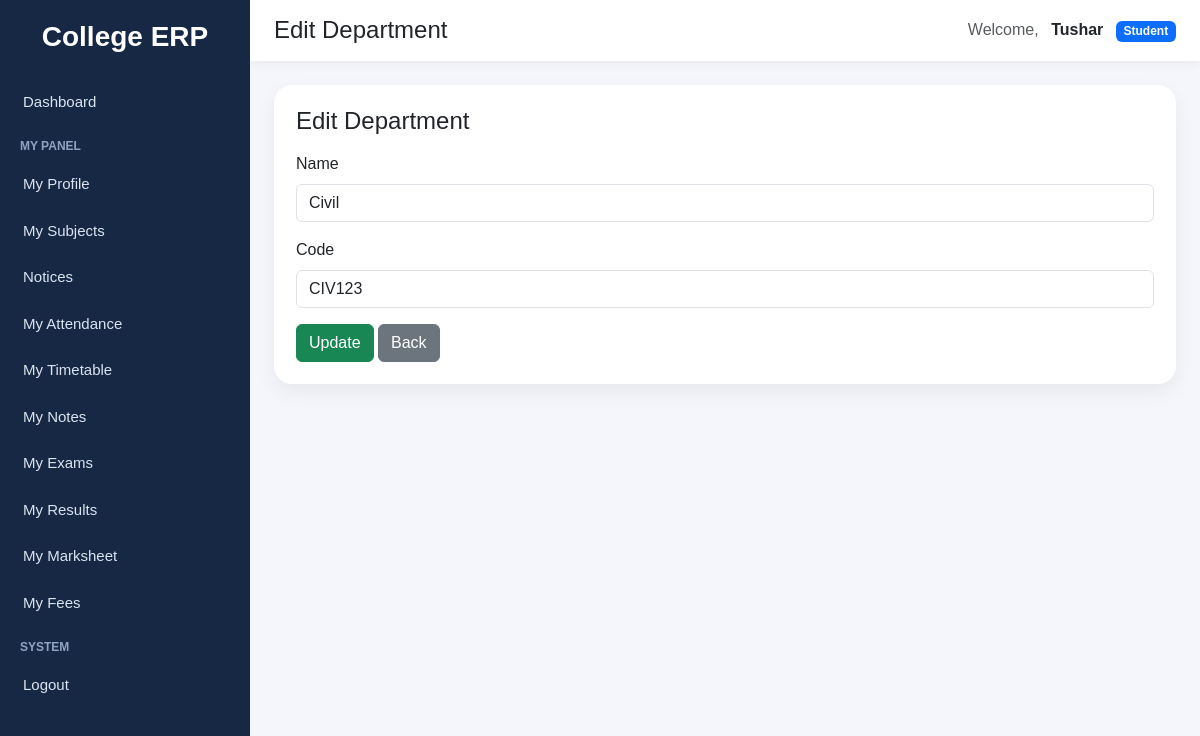
Page /departments/edit/12/ (signed in) on the committed database.
### accounts/models.py (models this page shows, shortened)
class CustomUser(AbstractUser):
    ROLE_CHOICES = (
        ("student", "Student"),
        ("faculty", "Faculty"),
        ("admin", "Admin"),
    )
    role = models.CharField(max_length=20, choices=ROLE_CHOICES)
    groups = models.ManyToManyField(
        Group,
        blank=True,
        related_name="customuser_set",
        related_query_name="customuser"
    )
    user_permissions = models.ManyToManyField(
        Permission,
        blank=True,
        related_name="customuser_permissions_set",
        related_query_name="customuser_permission"
    )

### departments/models.py (models this page shows, shortened)
class Department(models.Model):
    name = models.CharField(max_length=100, unique=True)
    code = models.CharField(max_length=10, unique=True)
    class Meta:
        ordering = ["name"]

### departments/views.py (the view)
# urls.py: path("edit/<int:pk>/", views.edit_department, name="edit_department"),
@login_required
def edit_department(request, pk):
    department = get_object_or_404(Department, pk=pk)
    if request.method == "POST":
        form = DepartmentForm(request.POST, instance=department)
        if form.is_valid():
            form.save()
            messages.success(request, "Department updated successfully.")
            return redirect("department_list")
    else:
        form = DepartmentForm(instance=department)
    return render(request, "departments/edit_department.html", {
        "form": form,
        "department": department,
    })

### departments/forms.py (shortened to what this page needs)
class DepartmentForm(forms.ModelForm):
    class Meta:
        model = Department
        fields = ["name", "code"]
        widgets = {
            "name": forms.TextInput(attrs={"class": "form-control"}),
            "code": forms.TextInput(attrs={"class": "form-control"}),
        }

### notices/context_processors.py (called while the page is built)
def latest_notices(request):
    if not request.user.is_authenticated:
        return {"latest_notices": []}
    notices = get_visible_notices_for_user(request.user)[:5]
    return {"latest_notices": notices}

### departments/templates/departments/edit_department.html (shortened to what this page needs)
{% extends "base.html" %}
{% block page_title %}Edit Department{% endblock %}
{% block content %}
<div class="page-card">
    <h4 class="mb-3">Edit Department</h4>
    <form method="POST">
        {% for field in form %}
            <div class="mb-3">
                <label class="form-label">{{ field.label }}</label>
                {{ field }}
            </div>
        {% endfor %}
        <button type="submit" class="btn btn-success">Update</button>
        <a href="{% url 'department_list' %}" class="btn btn-secondary">Back</a>
    </form>
</div>
{% endblock %}

### templates/base.html (shortened to what this page needs)
<!DOCTYPE html>
<html lang="en">
<head>
    <link href="https://cdn.jsdelivr.net/npm/bootstrap@5.3.3/dist/css/bootstrap.min.css" rel="stylesheet">
</head>
<body>
<div class="sidebar">
    <h3>College ERP</h3>
    {% if request.user.is_authenticated %}
        {% if request.user.is_superuser or request.user.role == 'admin' %}
            <a href="/dashboard/" class="{% if '/dashboard' in request.path or request.path == '/' %}active-link{% endif %}">
                Dashboard
            </a>
            <div class="sidebar-section-title">Management</div>
            <a href="{% url 'student_list' %}" class="{% if '/students/' in request.path %}active-link{% endif %}">
                Students
            </a>
            <a href="{% url 'faculty_list' %}" class="{% if '/faculty/' in request.path %}active-link{% endif %}">
                Faculty
            </a>
            <a href="/courses/" class="{% if '/courses/' in request.path %}active-link{% endif %}">
                Courses
            </a>
            <a href="/departments/" class="{% if '/departments/' in request.path %}active-link{% endif %}">
                Departments
            </a>
            <div class="sidebar-section-title">Academics</div>
            <a href="/subjects/" class="{% if '/subjects/' in request.path and '/subjects/assignments/' not in request.path and '/subjects/my/' not in request.path %}active-link{% endif %}">
                Subjects
            </a>
            <a href="{% url 'subject_assignment_list' %}" class="{% if '/subjects/assignments/' in request.path %}active-link{% endif %}">
                Subject Assignments
            </a>
            <a href="{% url 'notice_list' %}" class="{% if '/notices/' in request.path %}active-link{% endif %}">
                Notices
            </a>
            <a href="{% url 'attendance_list' %}" class="{% if '/attendance/' in request.path %}active-link{% endif %}">
                Attendance
            </a>
            <a href="{% url 'timetable_list' %}" class="{% if '/timetable/' in request.path and '/timetable/faculty/' not in request.path and '/timetable/student/' not in request.path %}active-link{% endif %}">
                Timetable
            </a>
            <a href="/exams/" class="{% if '/exams/' in request.path and '/exams/results/' not in request.path %}active-link{% endif %}">
                Exams
            </a>
            <a href="{% url 'exam_schedule_list' %}" class="{% if '/exams/schedule/' in request.path %}active-link{% endif %}">
                Exam Schedule
            </a>
            <a href="{% url 'result_list' %}" class="{% if '/exams/results/list/' in request.path %}active-link{% endif %}">
                Results
            </a>
            <a href="{% url 'fee_structure_list' %}" class="{% if '/finance/structures/' in request.path %}active-link{% endif %}">
                Fee Structures
            </a>
            <a href="{% url 'promote_student_fee' %}" class="{% if '/finance/promote/' in request.path %}active-link{% endif %}">
                Promote Fees
            </a>
            <a href="{% url 'student_fee_list' %}" class="{% if '/finance/students/' in request.path %}active-link{% endif %}">
                Student Fees
            </a>
        {% elif request.user.role == 'student' %}
            <a href="/dashboard/" class="{% if '/dashboard' in request.path or request.path == '/' %}active-link{% endif %}">
                Dashboard
            </a>
            <div class="sidebar-section-title">My Panel</div>
            <a href="{% url 'my_student_profile' %}" class="{% if '/students/profile/' in request.path %}active-link{% endif %}">
                My Profile
            </a>
            <a href="{% url 'my_subjects' %}" class="{% if '/subjects/my/' in request.path %}active-link{% endif %}">
                My Subjects
            </a>
            <a href="{% url 'notice_list' %}" class="{% if '/notices/' in request.path %}active-link{% endif %}">
                Notices
            </a>
            <a href="{% url 'my_attendance' %}" class="{% if '/attendance/my/' in request.path %}active-link{% endif %}">
                My Attendance
            </a>
            <a href="{% url 'student_timetable' %}" class="{% if '/timetable/student/' in request.path %}active-link{% endif %}">
                My Timetable
            </a>
            <a href="{% url 'student_note_list' %}" class="{% if '/notes/student/' in request.path %}active-link{% endif %}">
                My Notes
            </a>
            <a href="{% url 'student_exam_schedule' %}" class="{% if '/exams/my-exams/' in request.path %}active-link{% endif %}">
                My Exams
            </a>
            <a href="{% url 'student_result_list' %}" class="{% if '/exams/results/student/' in request.path %}active-link{% endif %}">
                My Results
            </a>
            <a href="{% url 'consolidated_marksheet' %}" class="{% if '/exams/marksheet/' in request.path %}active-link{% endif %}">
                My Marksheet
            </a>
            <a href="{% url 'my_fees' %}" class="{% if '/finance/my-fees/' in request.path %}active-link{% endif %}">
                My Fees
            </a>
        {% endif %}
        <div class="sidebar-section-title">System</div>
        <form method="post" action="/accounts/logout/" style="margin:0;">
            <button type="submit" class="sidebar-logout-btn">Logout</button>
        </form>
    {% endif %}
</div>
<div class="main-content">
    <div class="topbar d-flex justify-content-between align-items-center">
        <h4 class="mb-0">{% block page_title %}College ERP{% endblock %}</h4>
        <div>
            {% if request.user.is_authenticated %}
                <span class="me-2 text-muted">Welcome,</span>
                <strong>{{ request.user.username }}</strong>
                {% if request.user.is_superuser %}
                    <span class="badge bg-danger ms-2">Admin</span>
                {% elif request.user.role %}
                    <span class="badge bg-primary ms-2">{{ request.user.role|title }}</span>
                {% endif %}
            {% endif %}
        </div>
    </div>
    <div class="content-area">
        {% block content %}{% endblock %}
    </div>
</div>
</body>
</html>

### templates/base.html (style rules this page uses)
body { background-color: #f4f6fb; margin: 0; padding: 0; font-family: Arial, sans-serif; }
.sidebar { width: 250px; min-height: 100vh; background: #172844; color: white; position: fixed; top: 0; left: 0; padding-top: 20px; }
.sidebar h3 { text-align: center; margin-bottom: 25px; font-weight: 700; }
.sidebar a { color: #dbe4f0; text-decoration: none; display: block; padding: 12px 20px; font-size: 15px; border-left: 3px solid transparent; }
.sidebar-section-title { font-size: 12px; color: #8fa4c3; padding: 12px 20px 6px; text-transform: uppercase; font-weight: bold; }
.sidebar-logout-btn { color: #dbe4f0; text-decoration: none; display: block; padding: 12px 20px; font-size: 15px; border: none; background: none; width: 100%; text-align: left; border-left: 3px solid transparent; }
.main-content { margin-left: 250px; min-height: 100vh; }
.topbar { background: white; padding: 16px 24px; box-shadow: 0 2px 10px rgba(0,0,0,0.06); }
.content-area { padding: 24px; }
.page-card { background: white; border-radius: 18px; padding: 22px; box-shadow: 0 8px 20px rgba(0,0,0,0.06); }

### rows in the picture
CustomUser: user.username "Tushar", user.role "Student"
Department: form "Civil" "CIV123"

### other values in the picture
{{ field.label }} "Name" "Code"
